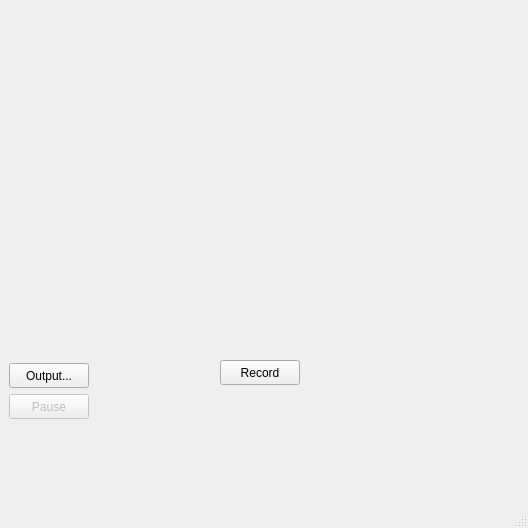
<?xml version="1.0" encoding="UTF-8"?>
<ui version="4.0">
 <class>AudioRecorder</class>
 <widget class="QMainWindow" name="AudioRecorder">
  <property name="geometry">
   <rect>
    <x>0</x>
    <y>0</y>
    <width>528</width>
    <height>528</height>
   </rect>
  </property>
  <property name="windowTitle">
   <string>MainWindow</string>
  </property>
  <widget class="QWidget" name="centralwidget">
   <widget class="QPushButton" name="outputButton">
    <property name="geometry">
     <rect>
      <x>9</x>
      <y>363</y>
      <width>80</width>
      <height>25</height>
     </rect>
    </property>
    <property name="text">
     <string>Output...</string>
    </property>
   </widget>
   <widget class="QPushButton" name="pauseButton">
    <property name="enabled">
     <bool>false</bool>
    </property>
    <property name="geometry">
     <rect>
      <x>9</x>
      <y>394</y>
      <width>80</width>
      <height>25</height>
     </rect>
    </property>
    <property name="text">
     <string>Pause</string>
    </property>
   </widget>
   <widget class="QPushButton" name="recordButton">
    <property name="geometry">
     <rect>
      <x>220</x>
      <y>360</y>
      <width>80</width>
      <height>25</height>
     </rect>
    </property>
    <property name="text">
     <string>Record</string>
    </property>
   </widget>
   <widget class="QLabel" name="gifLabel">
    <property name="enabled">
     <bool>true</bool>
    </property>
    <property name="geometry">
     <rect>
      <x>0</x>
      <y>0</y>
      <width>528</width>
      <height>528</height>
     </rect>
    </property>
    <property name="text">
     <string/>
    </property>
   </widget>
   <widget class="QWidget" name="">
    <property name="geometry">
     <rect>
      <x>170</x>
      <y>400</y>
      <width>431</width>
      <height>20</height>
     </rect>
    </property>
    <layout class="QVBoxLayout" name="levelsLayout"/>
   </widget>
   <zorder>gifLabel</zorder>
   <zorder>outputButton</zorder>
   <zorder>pauseButton</zorder>
   <zorder>recordButton</zorder>
   <zorder></zorder>
  </widget>
  <widget class="QStatusBar" name="statusbar"/>
 </widget>
 <resources/>
 <connections>
  <connection>
   <sender>recordButton</sender>
   <signal>clicked()</signal>
   <receiver>AudioRecorder</receiver>
   <slot>toggleRecord()</slot>
   <hints>
    <hint type="sourcelabel">
     <x>359</x>
     <y>33</y>
    </hint>
    <hint type="destinationlabel">
     <x>113</x>
     <y>317</y>
    </hint>
   </hints>
  </connection>
  <connection>
   <sender>pauseButton</sender>
   <signal>clicked()</signal>
   <receiver>AudioRecorder</receiver>
   <slot>togglePause()</slot>
   <hints>
    <hint type="sourcelabel">
     <x>538</x>
     <y>33</y>
    </hint>
    <hint type="destinationlabel">
     <x>258</x>
     <y>346</y>
    </hint>
   </hints>
  </connection>
  <connection>
   <sender>outputButton</sender>
   <signal>clicked()</signal>
   <receiver>AudioRecorder</receiver>
   <slot>setOutputLocation()</slot>
   <hints>
    <hint type="sourcelabel">
     <x>55</x>
     <y>33</y>
    </hint>
    <hint type="destinationlabel">
     <x>6</x>
     <y>302</y>
    </hint>
   </hints>
  </connection>
 </connections>
 <slots>
  <slot>setOutputLocation()</slot>
  <slot>toggleRecord()</slot>
  <slot>togglePause()</slot>
 </slots>
</ui>
